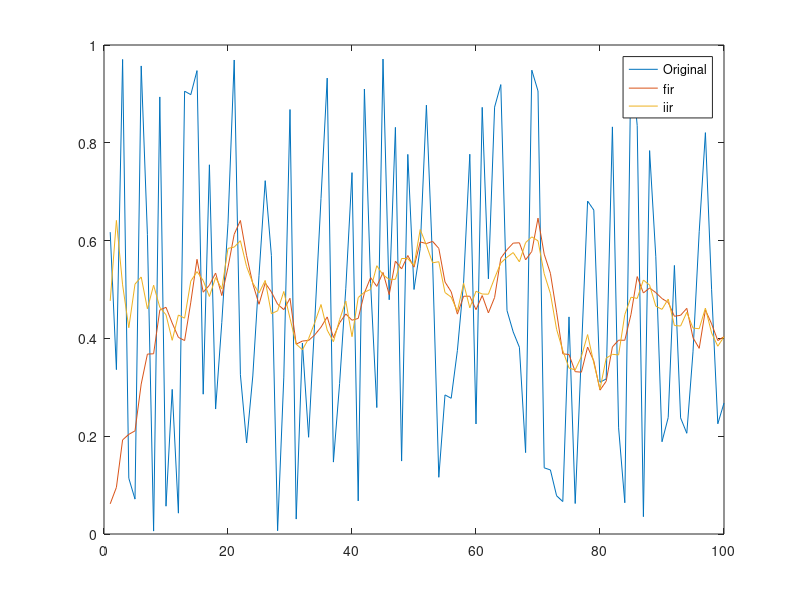
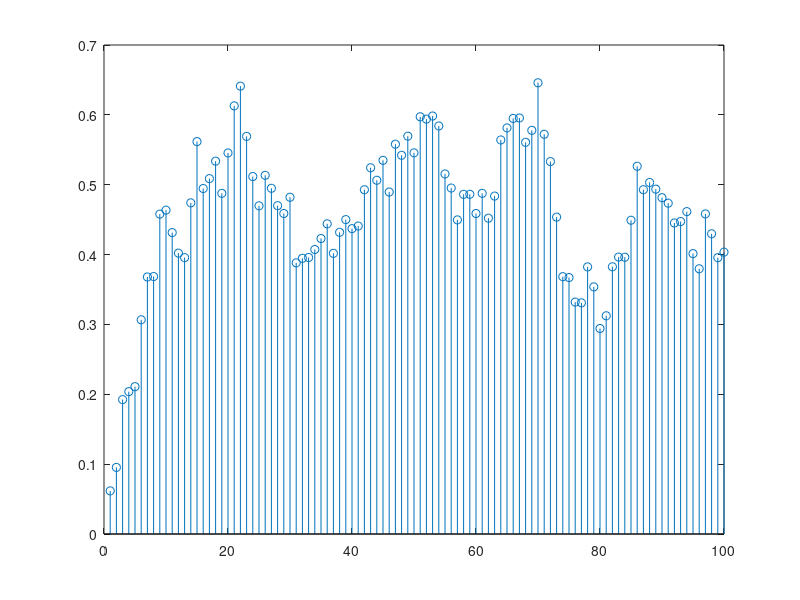
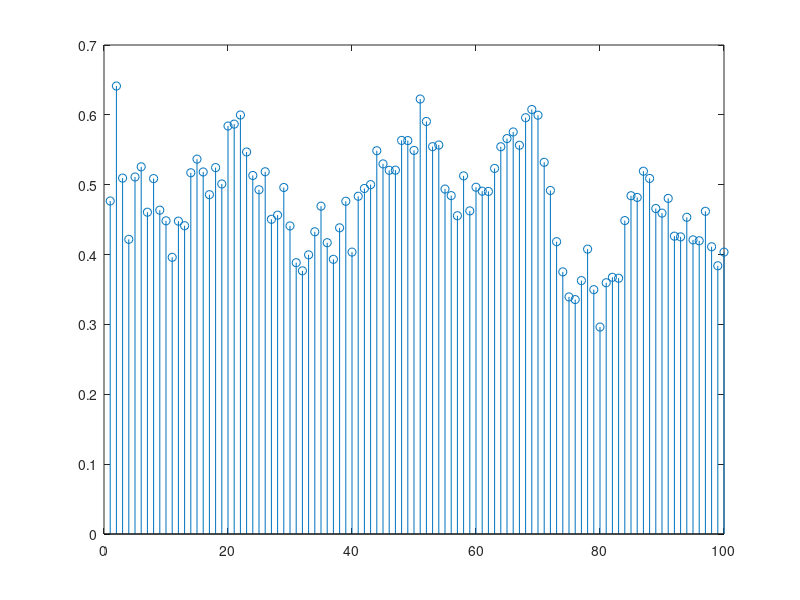

Write the MATLAB code that produced these figures, in order.
numb = rand(100,1);
m = 10;
b = [1 , 1,1];

fir = filter(ones(m, 1)/m, 1, numb);
iir = movmean(numb, [9,1]);

figure;
plot(numb); 
hold on;
plot(fir);
hold on;
plot(iir);
legend('Original', 'fir', 'iir');

figure;
stem(fir);

figure;
stem(iir);

